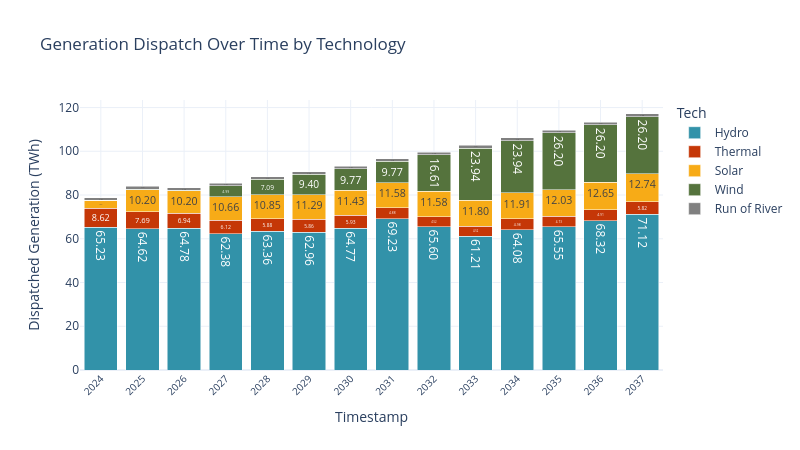

The notebook cell this image was saved under:
### Code cell
sce_upme = pd.read_csv(gen_per_res_vs_marg_cost)
sce_upme['Energy_TWh_typical_yr'] = sce_upme['Energy_GWh_typical_yr'] / 1000
sw.scenarios.dispatched_generation(sce_upme, 'year', 'Energy_TWh_typical_yr', 'Tech')

### Figure 1 — Plotly figure (JSON) as saved in the notebook; plotly's stock layout.template omitted (floating-point values rounded to 4 significant figures)
{"data": [{"alignmentgroup": "True", "hovertemplate": "Tech=Hydro<br>Year=%{x}<br>Dispatched Generation (MW)=%{text}<extra></extra>", "legendgroup": "Hydro", "marker": {"color": "#3292A9", "pattern": {"shape": ""}}, "name": "Hydro", "offsetgroup": "Hydro", "orientation": "v", "showlegend": true, "text": [65.23, 64.62, 64.78, 62.38, 63.36, 62.96, 64.77, 69.23, 65.6, 61.21, 64.08, 65.55, 68.32, 71.12], "textposition": "inside", "texttemplate": "%{text:.2f}", "type": "bar", "x": [2024, 2025, 2026, 2027, 2028, 2029, 2030, 2031, 2032, 2033, 2034, 2035, 2036, 2037], "xaxis": "x", "y": [65.23, 64.62, 64.78, 62.38, 63.36, 62.96, 64.77, 69.23, 65.6, 61.21, 64.08, 65.55, 68.32, 71.12], "yaxis": "y"}, {"alignmentgroup": "True", "hovertemplate": "Tech=Thermal<br>Year=%{x}<br>Dispatched Generation (MW)=%{text}<extra></extra>", "legendgroup": "Thermal", "marker": {"color": "#C53707", "pattern": {"shape": ""}}, "name": "Thermal", "offsetgroup": "Thermal", "orientation": "v", "showlegend": true, "text": [8.615, 7.686, 6.944, 6.122, 5.882, 5.855, 5.933, 4.877, 4.521, 4.518, 4.979, 4.733, 4.906, 5.817], "textposition": "inside", "texttemplate": "%{text:.2f}", "type": "bar", "x": [2024, 2025, 2026, 2027, 2028, 2029, 2030, 2031, 2032, 2033, 2034, 2035, 2036, 2037], "xaxis": "x", "y": [8.615, 7.686, 6.944, 6.122, 5.882, 5.855, 5.933, 4.877, 4.521, 4.518, 4.979, 4.733, 4.906, 5.817], "yaxis": "y"}, {"alignmentgroup": "True", "hovertemplate": "Tech=Solar<br>Year=%{x}<br>Dispatched Generation (MW)=%{text}<extra></extra>", "legendgroup": "Solar", "marker": {"color": "#F7AB17", "pattern": {"shape": ""}}, "name": "Solar", "offsetgroup": "Solar", "orientation": "v", "showlegend": true, "text": [3.651, 10.2, 10.2, 10.66, 10.85, 11.29, 11.43, 11.58, 11.58, 11.8, 11.91, 12.03, 12.65, 12.74], "textposition": "inside", "texttemplate": "%{text:.2f}", "type": "bar", "x": [2024, 2025, 2026, 2027, 2028, 2029, 2030, 2031, 2032, 2033, 2034, 2035, 2036, 2037], "xaxis": "x", "y": [3.651, 10.2, 10.2, 10.66, 10.85, 11.29, 11.43, 11.58, 11.58, 11.8, 11.91, 12.03, 12.65, 12.74], "yaxis": "y"}, {"alignmentgroup": "True", "hovertemplate": "Tech=Wind<br>Year=%{x}<br>Dispatched Generation (MW)=%{text}<extra></extra>", "legendgroup": "Wind", "marker": {"color": "#55733D", "pattern": {"shape": ""}}, "name": "Wind", "offsetgroup": "Wind", "orientation": "v", "showlegend": true, "text": [0.063, 0.206, 0.206, 4.989, 7.095, 9.398, 9.772, 9.772, 16.61, 23.94, 23.94, 26.2, 26.2, 26.2], "textposition": "inside", "texttemplate": "%{text:.2f}", "type": "bar", "x": [2024, 2025, 2026, 2027, 2028, 2029, 2030, 2031, 2032, 2033, 2034, 2035, 2036, 2037], "xaxis": "x", "y": [0.063, 0.206, 0.206, 4.989, 7.095, 9.398, 9.772, 9.772, 16.61, 23.94, 23.94, 26.2, 26.2, 26.2], "yaxis": "y"}, {"alignmentgroup": "True", "hovertemplate": "Tech=Run of River<br>Year=%{x}<br>Dispatched Generation (MW)=%{text}<extra></extra>", "legendgroup": "Run of River", "marker": {"color": "#808080", "pattern": {"shape": ""}}, "name": "Run of River", "offsetgroup": "Run of River", "orientation": "v", "showlegend": true, "text": [1.191, 1.191, 1.191, 1.191, 1.191, 1.191, 1.191, 1.191, 1.191, 1.191, 1.191, 1.191, 1.191, 1.383], "textposition": "inside", "texttemplate": "%{text:.2f}", "type": "bar", "x": [2024, 2025, 2026, 2027, 2028, 2029, 2030, 2031, 2032, 2033, 2034, 2035, 2036, 2037], "xaxis": "x", "y": [1.191, 1.191, 1.191, 1.191, 1.191, 1.191, 1.191, 1.191, 1.191, 1.191, 1.191, 1.191, 1.191, 1.383], "yaxis": "y"}], "layout": {"barmode": "stack", "height": 450, "legend": {"title": {"text": "Tech"}, "tracegroupgap": 0}, "title": {"text": "Generation Dispatch Over Time by Technology"}, "width": 800, "xaxis": {"anchor": "y", "domain": [0, 1], "showgrid": true, "tickangle": -45, "tickfont": {"size": 10}, "tickvals": [2024, 2025, 2026, 2027, 2028, 2029, 2030, 2031, 2032, 2033, 2034, 2035, 2036, 2037], "title": {"text": "Timestamp"}}, "yaxis": {"anchor": "x", "domain": [0, 1], "title": {"text": "Dispatched Generation (TWh)"}}}}
